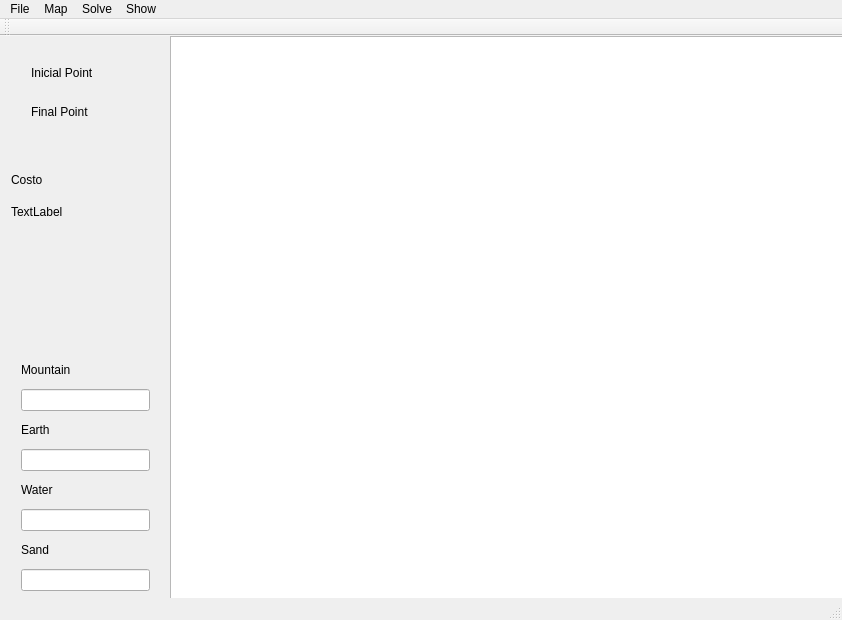
<?xml version="1.0" encoding="UTF-8"?>
<ui version="4.0">
 <class>MainWindow</class>
 <widget class="QMainWindow" name="MainWindow">
  <property name="geometry">
   <rect>
    <x>0</x>
    <y>0</y>
    <width>842</width>
    <height>620</height>
   </rect>
  </property>
  <property name="windowTitle">
   <string>MainWindow</string>
  </property>
  <widget class="QWidget" name="centralWidget">
   <widget class="QGraphicsView" name="graphicsView">
    <property name="geometry">
     <rect>
      <x>170</x>
      <y>0</y>
      <width>700</width>
      <height>700</height>
     </rect>
    </property>
   </widget>
   <widget class="QWidget" name="verticalLayoutWidget">
    <property name="geometry">
     <rect>
      <x>10</x>
      <y>310</y>
      <width>151</width>
      <height>316</height>
     </rect>
    </property>
    <layout class="QVBoxLayout" name="verticalLayout">
     <item>
      <widget class="QLabel" name="label">
       <property name="text">
        <string>Mountain</string>
       </property>
      </widget>
     </item>
     <item>
      <widget class="QLineEdit" name="LEMountain"/>
     </item>
     <item>
      <widget class="QLabel" name="label_2">
       <property name="text">
        <string>Earth</string>
       </property>
      </widget>
     </item>
     <item>
      <widget class="QLineEdit" name="LEEarth"/>
     </item>
     <item>
      <widget class="QLabel" name="label_3">
       <property name="text">
        <string>Water</string>
       </property>
      </widget>
     </item>
     <item>
      <widget class="QLineEdit" name="LEWater"/>
     </item>
     <item>
      <widget class="QLabel" name="label_4">
       <property name="text">
        <string>Sand</string>
       </property>
      </widget>
     </item>
     <item>
      <widget class="QLineEdit" name="LESand"/>
     </item>
     <item>
      <widget class="QLabel" name="label_5">
       <property name="text">
        <string>Forest</string>
       </property>
      </widget>
     </item>
     <item>
      <widget class="QLineEdit" name="LEForest"/>
     </item>
    </layout>
   </widget>
   <widget class="QWidget" name="verticalLayoutWidget_2">
    <property name="geometry">
     <rect>
      <x>20</x>
      <y>19</y>
      <width>121</width>
      <height>94</height>
     </rect>
    </property>
    <layout class="QVBoxLayout" name="verticalLayout_2">
     <item>
      <widget class="QLabel" name="InicialPoint">
       <property name="text">
        <string>Inicial Point</string>
       </property>
      </widget>
     </item>
     <item>
      <widget class="QLabel" name="IP">
       <property name="font">
        <font>
         <family>MS PGothic</family>
         <pointsize>13</pointsize>
         <weight>75</weight>
         <bold>true</bold>
        </font>
       </property>
       <property name="text">
        <string/>
       </property>
      </widget>
     </item>
     <item>
      <widget class="QLabel" name="FinalPoint">
       <property name="text">
        <string>Final Point</string>
       </property>
      </widget>
     </item>
     <item>
      <widget class="QLabel" name="FP">
       <property name="font">
        <font>
         <family>MS PGothic</family>
         <pointsize>13</pointsize>
         <weight>75</weight>
         <bold>true</bold>
        </font>
       </property>
       <property name="text">
        <string/>
       </property>
      </widget>
     </item>
    </layout>
   </widget>
   <widget class="QWidget" name="verticalLayoutWidget_3">
    <property name="geometry">
     <rect>
      <x>0</x>
      <y>120</y>
      <width>160</width>
      <height>80</height>
     </rect>
    </property>
    <layout class="QVBoxLayout" name="verticalLayout_3">
     <item>
      <widget class="QLabel" name="costo_labelt">
       <property name="text">
        <string>Costo</string>
       </property>
      </widget>
     </item>
     <item>
      <widget class="QLabel" name="costo_label">
       <property name="text">
        <string>TextLabel</string>
       </property>
      </widget>
     </item>
    </layout>
   </widget>
  </widget>
  <widget class="QMenuBar" name="menuBar">
   <property name="geometry">
    <rect>
     <x>0</x>
     <y>0</y>
     <width>842</width>
     <height>26</height>
    </rect>
   </property>
   <widget class="QMenu" name="menuCreate">
    <property name="title">
     <string>File</string>
    </property>
    <addaction name="actionOpen"/>
    <addaction name="actionNew"/>
   </widget>
   <widget class="QMenu" name="menuMap">
    <property name="title">
     <string>Map</string>
    </property>
    <widget class="QMenu" name="menuType_of_terrain">
     <property name="title">
      <string>Type of terrain</string>
     </property>
     <addaction name="actionSet"/>
    </widget>
    <widget class="QMenu" name="menuPoints">
     <property name="title">
      <string>Points</string>
     </property>
     <addaction name="actionInicial"/>
     <addaction name="actionFinal"/>
     <addaction name="separator"/>
     <addaction name="actionDark_Temple"/>
     <addaction name="actionKey"/>
    </widget>
    <addaction name="menuType_of_terrain"/>
    <addaction name="menuPoints"/>
    <addaction name="actionClear"/>
   </widget>
   <widget class="QMenu" name="menuSolve">
    <property name="title">
     <string>Solve</string>
    </property>
    <widget class="QMenu" name="menuBredth_First_Search">
     <property name="title">
      <string>Depth First Search</string>
     </property>
     <addaction name="actionSolve"/>
     <addaction name="actionNodo_by_Node"/>
     <addaction name="actionStep_by_step"/>
    </widget>
    <widget class="QMenu" name="menuDepth_First_Search">
     <property name="title">
      <string>Bredth First Search</string>
     </property>
     <addaction name="actionSolve_2"/>
    </widget>
    <widget class="QMenu" name="menuIterative_Depth_First_Search">
     <property name="title">
      <string>Iterative Depth First Search</string>
     </property>
     <addaction name="actionSolve_3"/>
    </widget>
    <widget class="QMenu" name="menuA">
     <property name="title">
      <string>A *</string>
     </property>
     <addaction name="actionSolve_4"/>
     <addaction name="separator"/>
     <addaction name="actionCosto"/>
    </widget>
    <addaction name="menuBredth_First_Search"/>
    <addaction name="menuDepth_First_Search"/>
    <addaction name="menuIterative_Depth_First_Search"/>
    <addaction name="separator"/>
    <addaction name="menuA"/>
   </widget>
   <widget class="QMenu" name="menuShow">
    <property name="title">
     <string>Show</string>
    </property>
    <addaction name="actionCover_map"/>
    <addaction name="actionSolve_5"/>
   </widget>
   <addaction name="menuCreate"/>
   <addaction name="menuMap"/>
   <addaction name="menuSolve"/>
   <addaction name="menuShow"/>
  </widget>
  <widget class="QToolBar" name="mainToolBar">
   <attribute name="toolBarArea">
    <enum>TopToolBarArea</enum>
   </attribute>
   <attribute name="toolBarBreak">
    <bool>false</bool>
   </attribute>
  </widget>
  <widget class="QStatusBar" name="statusBar"/>
  <action name="actionOpen">
   <property name="text">
    <string>Open</string>
   </property>
  </action>
  <action name="actionNew">
   <property name="text">
    <string>New</string>
   </property>
  </action>
  <action name="actionSet">
   <property name="text">
    <string>Set</string>
   </property>
  </action>
  <action name="actionChange">
   <property name="text">
    <string>change</string>
   </property>
  </action>
  <action name="actionInicial">
   <property name="text">
    <string>Inicial</string>
   </property>
  </action>
  <action name="actionFinal">
   <property name="text">
    <string>Final</string>
   </property>
  </action>
  <action name="actionCover_map">
   <property name="text">
    <string>Cover  map</string>
   </property>
  </action>
  <action name="actionClear">
   <property name="text">
    <string>Clear</string>
   </property>
  </action>
  <action name="actionNodo_by_Node">
   <property name="text">
    <string>Nodo by Node</string>
   </property>
  </action>
  <action name="actionStep_by_step">
   <property name="text">
    <string>Step by step</string>
   </property>
  </action>
  <action name="actionSolve">
   <property name="text">
    <string>Solve</string>
   </property>
  </action>
  <action name="actionSolve_2">
   <property name="text">
    <string>Solve</string>
   </property>
  </action>
  <action name="actionSolve_3">
   <property name="text">
    <string>Solve</string>
   </property>
  </action>
  <action name="actionSolve_4">
   <property name="text">
    <string>Solve</string>
   </property>
  </action>
  <action name="actionCosto">
   <property name="text">
    <string>Costo</string>
   </property>
  </action>
  <action name="actionSolve_5">
   <property name="text">
    <string>Solve</string>
   </property>
  </action>
  <action name="actionDark_Temple">
   <property name="text">
    <string>Dark Temple</string>
   </property>
  </action>
  <action name="actionKey">
   <property name="text">
    <string>Key</string>
   </property>
  </action>
 </widget>
 <layoutdefault spacing="6" margin="11"/>
 <resources/>
 <connections/>
</ui>
